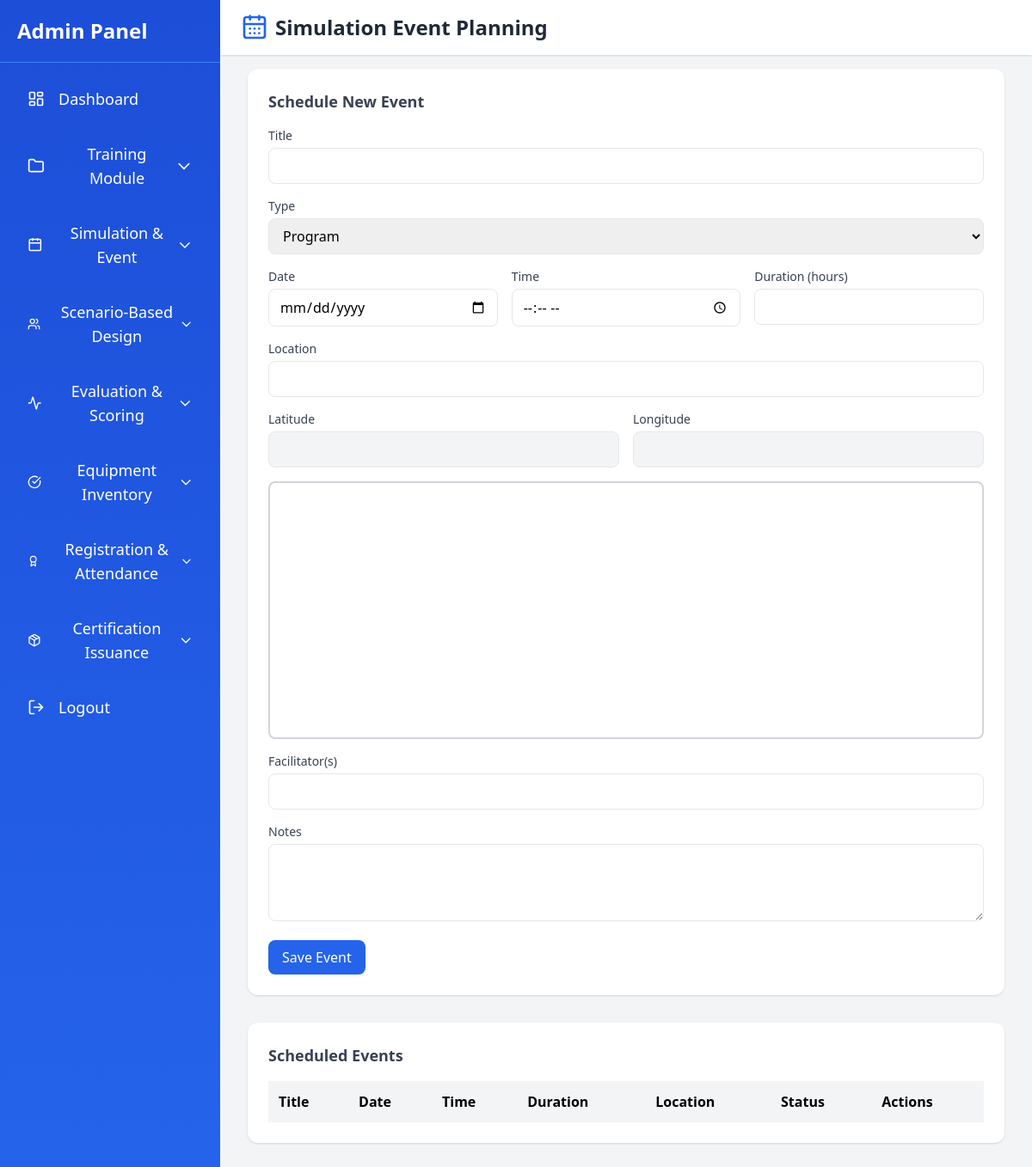
/admin/module6/module6.3.php (signed in), run on an earlier commit of the app's database.
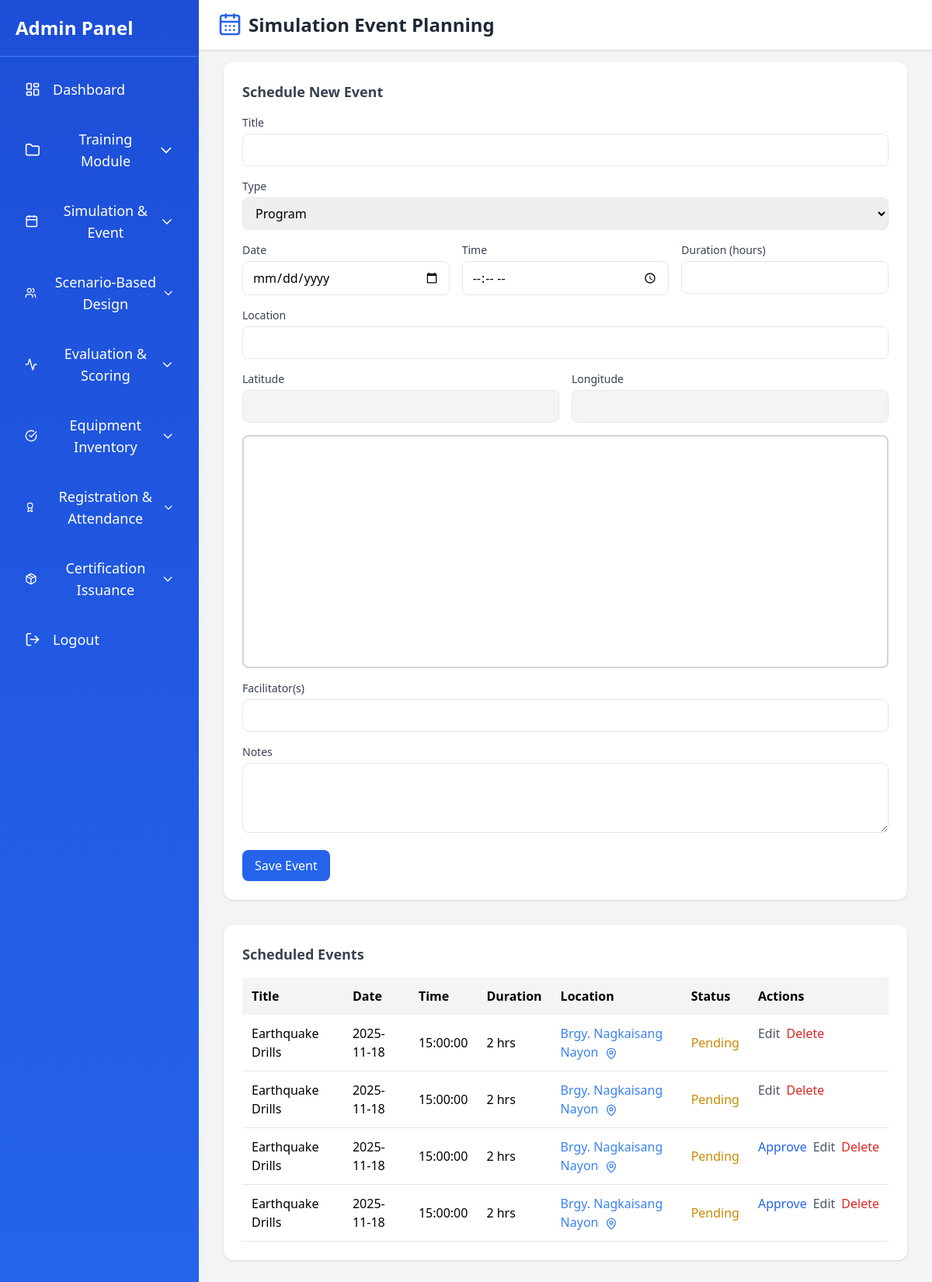
And on a later commit of the database.
### tables this page shows
CREATE TABLE `events` (
  `id` int(11) NOT NULL,
  `title` varchar(255) NOT NULL,
  `type` enum('Program','Training','Scenario-Based') NOT NULL,
  `disaster_type` varchar(255) DEFAULT NULL,
  `date` date NOT NULL,
  `time` time NOT NULL,
  `duration` int(11) NOT NULL,
  `location` varchar(255) NOT NULL,
  `facilitator` varchar(255) DEFAULT NULL,
  `notes` text DEFAULT NULL,
  `status` enum('Pending','In Progress','Completed') DEFAULT 'Pending',
  `approval_status` enum('Pending','Approved') DEFAULT 'Pending',
  `created_at` timestamp NOT NULL DEFAULT current_timestamp(),
  `approved_at` timestamp NULL DEFAULT NULL,
  `audience` varchar(100) DEFAULT 'General',
  `location_lat` decimal(10,7) DEFAULT NULL,
  `location_lng` decimal(10,7) DEFAULT NULL,
  `capacity` int(11) NOT NULL DEFAULT 0,
  `updated_at` datetime DEFAULT current_timestamp() ON UPDATE current_timestamp(),
  `description` text DEFAULT NULL,
  `event_date` date NOT NULL,
  `start_time` time NOT NULL,
  `end_time` time NOT NULL
);

### admin/module6/module6.3.php (the view, shortened to what the changed rows need)
<?php
$host = "localhost";
$user = "root";
$pass = "";
$db = "simulation_event_planning";
$conn = new mysqli($host, $user, $pass, $db);
$edit_mode = false;
$events = [];
$res = $conn->query("SELECT * FROM events ORDER BY date DESC, time DESC");
if ($res) {
    while ($row = $res->fetch_assoc()) {
        $events[] = $row;
    }
}
?>
<!DOCTYPE html>
<html lang="en">
<head>
    <script src="https://cdn.tailwindcss.com"></script>
    <link rel="stylesheet" href="https://cdn.maptiler.com/maptiler-sdk-js/v1.2.0/maptiler-sdk.css" />
</head>
<body class="h-screen flex overflow-hidden">
<nav class="bg-white shadow px-6 py-4 flex justify-between items-center fixed top-0 left-64 right-0 z-10">
    <h1 class="text-2xl font-bold text-gray-800 flex items-center gap-2">
        <i data-lucide="calendar-days" class="w-8 h-8 text-blue-600"></i>
        Simulation Event Planning
    </h1>
</nav>
<main class="flex-1 h-full overflow-y-auto p-8 bg-gray-100 pt-20">
    <div class="bg-white p-6 rounded-xl shadow mb-8">
        <h2 class="text-lg font-semibold text-gray-700 mb-4"><?= $edit_mode ? "Edit Event" : "Schedule New Event" ?></h2>
    </div>
    <div class="bg-white p-6 rounded-xl shadow">
        <h2 class="text-lg font-semibold text-gray-700 mb-4">Scheduled Events</h2>
        <div class="overflow-x-auto">
            <table class="min-w-full border-collapse text-left">
                <thead>
                    <tr class="bg-gray-100">
                        <th class="p-3">Title</th>
                        <th class="p-3">Date</th>
                        <th class="p-3">Time</th>
                        <th class="p-3">Duration</th>
                        <th class="p-3">Location</th>
                        <th class="p-3">Status</th>
                        <th class="p-3">Actions</th>
                    </tr>
                </thead>
                <tbody>
                    <?php foreach ($events as $event): ?>
                        <tr class="border-b">
                            <td class="p-3"><?= htmlspecialchars($event['title']) ?></td>
                            <td class="p-3"><?= htmlspecialchars($event['date']) ?></td>
                            <td class="p-3"><?= htmlspecialchars($event['time']) ?></td>
                            <td class="p-3"><?= htmlspecialchars($event['duration']) ?> hrs</td>
                            <td class="p-3">
                                <a href="https://www.google.com/maps/search/?api=1&query=<?= urlencode($event['location']) ?>" target="_blank" class="text-blue-500 hover:underline">
                                    <?= htmlspecialchars($event['location']) ?>
                                    <i data-lucide="map-pin" class="inline-block w-4 h-4 ml-1"></i>
                                </a>
                            </td>
                            <td class="p-3">
                                <?= $event['approval_status'] == 'Approved' ? '<span class="text-green-600">Approved</span>' : '<span class="text-yellow-600">Pending</span>' ?>
                            </td>
                            <td class="p-3 flex gap-2">
                                <?php if ($event['approval_status'] == 'Pending'): ?>
                                    <a href="?approve=<?= $event['id'] ?>" class="text-blue-600 hover:underline">Approve</a>
                                <?php endif; ?>
                                <a href="?edit=<?= $event['id'] ?>" class="text-gray-600 hover:underline">Edit</a>
                                <a href="?delete=<?= $event['id'] ?>" class="text-red-600 hover:underline" onclick="return confirm('Delete this event?')">Delete</a>
                            </td>
                        </tr>
                    <?php endforeach; ?>
                </tbody>
            </table>
        </div>
    </div>
</main>
</body>
</html>

What changed in the data, as far as the page shows it:
added events: title "Earthquake Drills", date "2025-11-18", time "15:00:00", duration "2", location "Brgy. Nagkaisang Nayon", approval_status "Pending"
added events: title "Earthquake Drills", date "2025-11-18", time "15:00:00", duration "2", location "Brgy. Nagkaisang Nayon", approval_status "Pending"
added events: title "Earthquake Drills", date "2025-11-18", time "15:00:00", duration "2", location "Brgy. Nagkaisang Nayon", approval_status "Pending"
added events: title "Earthquake Drills", date "2025-11-18", time "15:00:00", duration "2", location "Brgy. Nagkaisang Nayon", approval_status "Pending"
